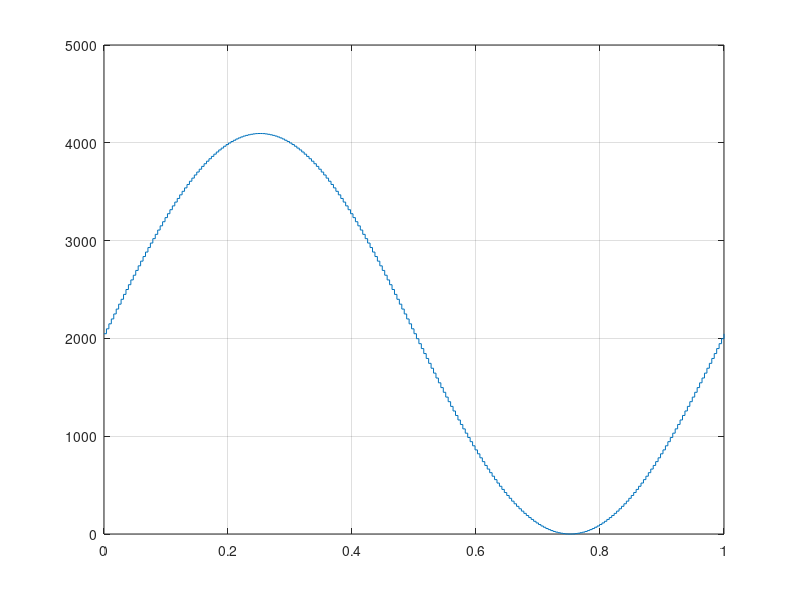

Write MATLAB code to recreate this figure.
maxVal = 2^12 -1;
x = linspace(0,2*pi,255);
y = 0.5 + 0.5*sin(x);
y = maxVal*y;
y = round(y)';

stairs(x/2/pi,y)
box on; grid on;